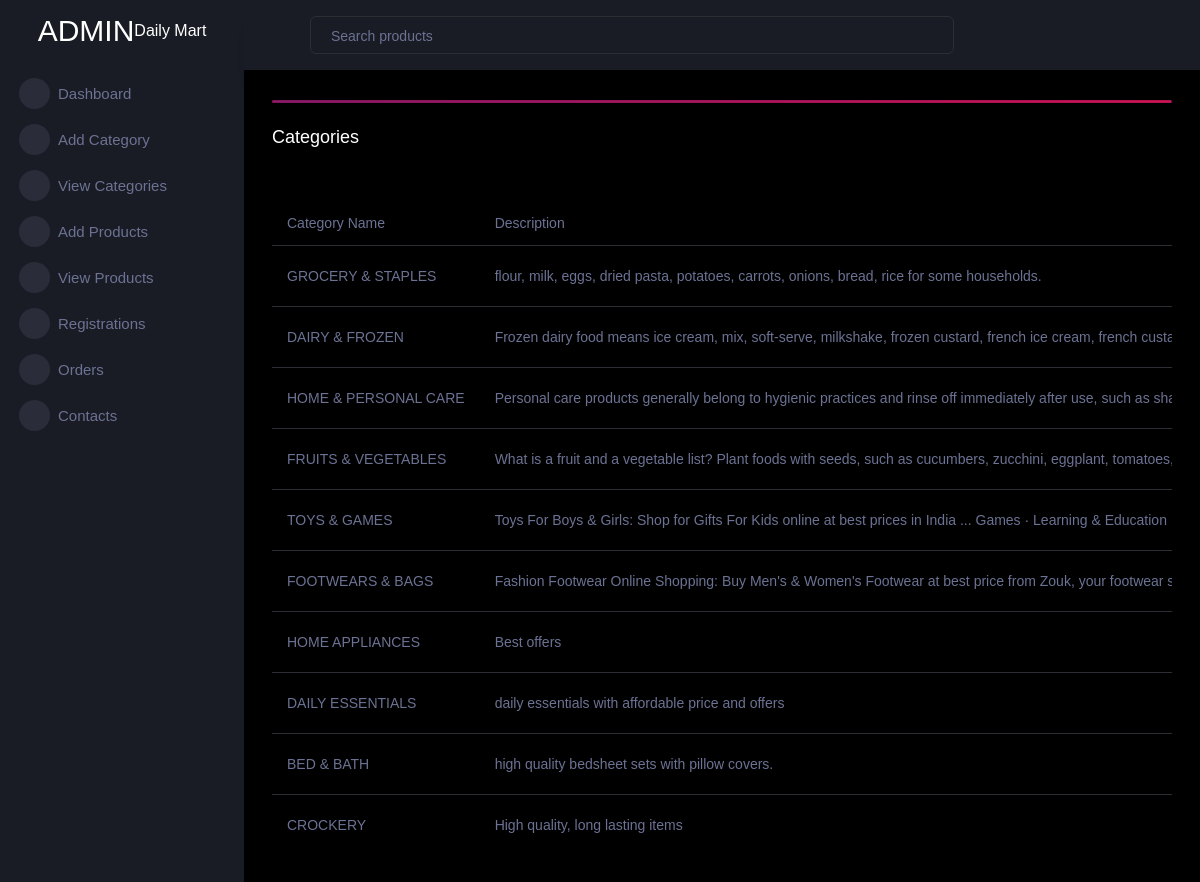
Page /view_category on the committed database.
### AdminApp/models.py (models this page shows)
class Category(models.Model):
    Category_name=models.CharField(max_length=50)
    Category_description=models.CharField(max_length=100)
    Category_Image=models.ImageField(upload_to='image',default='null.jpg')

### AdminApp/views.py (the view)
# urls.py: path('view_category',views.view_category,name='view_category'),
def view_category(request):
    data=Category.objects.all()
    return render(request,'view_categories.html',{'data':data})

### AdminApp/templates/view_categories.html (shortened to what this page needs)
{% extends 'admin.html' %}
{%block contents %}
              <h4 class="card-title">Categories</h4>
              <div class="table-responsive">
                <table class="table">
                  <thead>
                    <tr>
                      <th>Category Name</th>
                      <th>Description</th>
                    </tr>
                  </thead>
                    {% for i in data%}
                    <tr>
                      <td>{{i.Category_name}}</td>
                      <td>{{i.Category_description}}</td>
                    </tr>
                    {% endfor %}
                    {% endblock %}

### rows in the picture
Category: Category_name "GROCERY & STAPLES", Category_description "flour, milk, eggs, dried pasta, potatoes, carrots, onions, bread, rice for some households."
Category: Category_name "DAIRY & FROZEN", Category_description "Frozen dairy food means ice cream, mix, soft-serve, milkshake, frozen custard, french ice cream, french…"
Category: Category_name "HOME & PERSONAL CARE", Category_description "Personal care products generally belong to hygienic practices and rinse off immediately after use, such as…"
Category: Category_name "FRUITS & VEGETABLES", Category_description "What is a fruit and a vegetable list? Plant foods with seeds, such as cucumbers, zucchini, eggplant,…"
Category: Category_name "TOYS & GAMES", Category_description "Toys For Boys & Girls: Shop for Gifts For Kids online at best prices in India ... Games · Learning & Education…"
Category: Category_name "FOOTWEARS & BAGS", Category_description "Fashion Footwear Online Shopping: Buy Men's & Women's Footwear at best price from Zouk, your footwear…"
Category: Category_name "HOME APPLIANCES", Category_description "Best offers"
Category: Category_name "DAILY ESSENTIALS", Category_description "daily essentials with affordable price and offers"
Category: Category_name "BED & BATH", Category_description "high quality bedsheet sets with pillow covers."
Category: Category_name "CROCKERY", Category_description "High quality, long lasting items"
